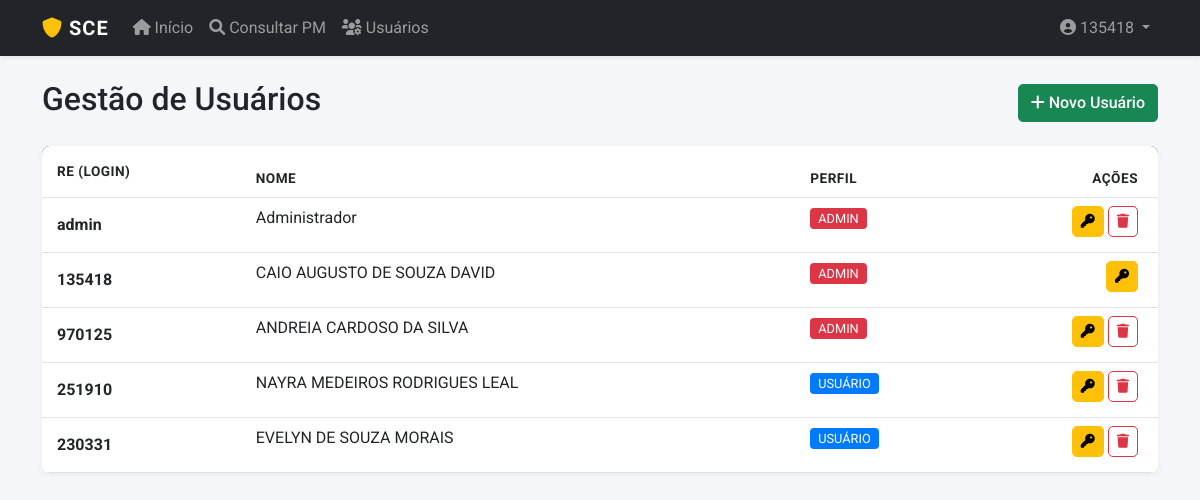
The app's page /usuarios (signed in) with its own data.
### app.py (models this page shows)
class Usuario(UserMixin, db.Model):
    id = db.Column(db.Integer, primary_key=True)
    username = db.Column(db.String(20), unique=True, nullable=False)
    re = db.Column(db.String(20), unique=True, nullable=False)
    nome = db.Column(db.String(100), nullable=False)
    password = db.Column(db.String(100), nullable=False)
    perfil = db.Column(db.String(20), default='comum') # 'admin', 'operador', 'comum'

### app.py (the view)
@app.route('/usuarios')
@login_required
def listar_usuarios():
    if getattr(current_user, 'perfil', 'usuario') != 'admin': return redirect(url_for('index'))
    return render_template('usuarios.html', usuarios=Usuario.query.all())

### app.py (called while the page is built)
@login_manager.user_loader
def load_user(user_id):
    return db.session.get(Usuario, int(user_id))

### templates/usuarios.html (shortened to what this page needs)
{% extends "base.html" %}
{% block content %}
<div style="display: flex; justify-content: space-between; align-items: center; margin-bottom: 20px;">
    <h2>Gestão de Usuários</h2>
    <button class="btn btn-success" data-bs-toggle="modal" data-bs-target="#modalNovoUsuario">
        <i class="fas fa-plus"></i> Novo Usuário
    </button>
</div>
<div style="background: white; border-radius: 8px; box-shadow: 0 2px 5px rgba(0,0,0,0.05); overflow: hidden;">
    <table class="table table-hover mb-0">
        <thead style="background: #343a40; color: white;">
            <tr>
                <th style="padding: 15px;">RE (Login)</th>
                <th>Nome</th>
                <th>Perfil</th>
                <th style="text-align: right; padding-right: 20px;">Ações</th>
            </tr>
        </thead>
        <tbody>
            {% for u in usuarios %}
            <tr>
                <td style="padding: 15px;"><strong>{{ u.re }}</strong></td>
                <td>{{ u.nome }}</td>
                <td>
                    {% if u.perfil == 'admin' %}
                        <span style="background: #dc3545; color: white; padding: 3px 8px; border-radius: 4px; font-size: 0.8rem;">ADMIN</span>
                    {% else %}
                        <span style="background: #007bff; color: white; padding: 3px 8px; border-radius: 4px; font-size: 0.8rem;">USUÁRIO</span>
                    {% endif %}
                </td>
                <td style="text-align: right; padding-right: 20px;">
                    <button class="btn btn-sm btn-warning" onclick="abrirModalReset('{{ u.id }}', '{{ u.nome }}')" title="Resetar Senha">
                        <i class="fas fa-key"></i>
                    </button>
                    {% if u.id != current_user.id %}
                    <a href="{{ url_for('excluir_usuario', id_user=u.id) }}"
                       class="btn btn-sm btn-outline-danger"
                       onclick="return confirm('Tem certeza?');" title="Excluir">
                        <i class="fas fa-trash"></i>
                    </a>
                    {% endif %}
                </td>
            </tr>
            {% endfor %}
        </tbody>
    </table>
</div>
{% endblock %}

### templates/base.html (shortened to what this page needs)
<!DOCTYPE html>
<html lang="pt-br">
<head>
    <link href="https://cdn.jsdelivr.net/npm/bootstrap@5.3.0/dist/css/bootstrap.min.css" rel="stylesheet">
    <link href="https://cdnjs.cloudflare.com/ajax/libs/font-awesome/6.0.0/css/all.min.css" rel="stylesheet">
</head>
<body>
    <nav class="navbar navbar-expand-lg navbar-dark bg-dark shadow-sm">
        <div class="container">
            <a class="navbar-brand" href="{{ url_for('index') }}">
                <i class="fas fa-shield-alt text-warning"></i> SCE
            </a>
            <div class="collapse navbar-collapse" id="navbarNav">
                <ul class="navbar-nav me-auto">
                    <li class="nav-item">
                        <a class="nav-link" href="{{ url_for('index') }}">
                            <i class="fas fa-home"></i> Início
                        </a>
                    </li>
                    {% if current_user.is_authenticated %}
                    <li class="nav-item">
                        <a class="nav-link" href="{{ url_for('consultar_pm') }}">
                            <i class="fas fa-search"></i> Consultar PM
                        </a>
                    </li>
                    {% endif %}
                    {% if current_user.is_authenticated and current_user.perfil == 'admin' %}
                    <li class="nav-item">
                        <a class="nav-link" href="{{ url_for('listar_usuarios') }}">
                            <i class="fas fa-users-cog"></i> Usuários
                        </a>
                    </li>
                    {% endif %}
                </ul>
                <ul class="navbar-nav">
                    {% if current_user.is_authenticated %}
                    <li class="nav-item dropdown">
                        <a class="nav-link dropdown-toggle" href="#" id="userDrop" role="button" data-bs-toggle="dropdown">
                            <i class="fas fa-user-circle"></i> {{ current_user.username }}
                        </a>
                    </li>
                    {% else %}
                    <li class="nav-item">
                        <a class="nav-link" href="{{ url_for('login') }}">Entrar</a>
                    </li>
                    {% endif %}
                </ul>
            </div>
        </div>
    </nav>
    <div class="container py-4">
        {% block content %}{% endblock %}
    </div>
</body>
</html>

### templates/base.html (style rules this page uses)
body { font-family: 'Roboto', sans-serif; background-color: #f4f6f9; }
.navbar-brand { font-weight: 700; letter-spacing: 1px; }
.btn { border-radius: 5px; font-weight: 500; }
.table thead th { border-top: none; text-transform: uppercase; font-size: 0.85rem; letter-spacing: 0.5px; }

### records on screen
Usuario: username "135418", re "135418", nome "CAIO AUGUSTO DE SOUZA DAVID", perfil "ADMIN"
Usuario: re "admin", nome "Administrador", perfil "ADMIN"
Usuario: re "970125", nome "ANDREIA CARDOSO DA SILVA", perfil "ADMIN"
Usuario: re "251910", nome "NAYRA MEDEIROS RODRIGUES LEAL", perfil "USUÁRIO"
Usuario: re "230331", nome "EVELYN DE SOUZA MORAIS", perfil "USUÁRIO"
